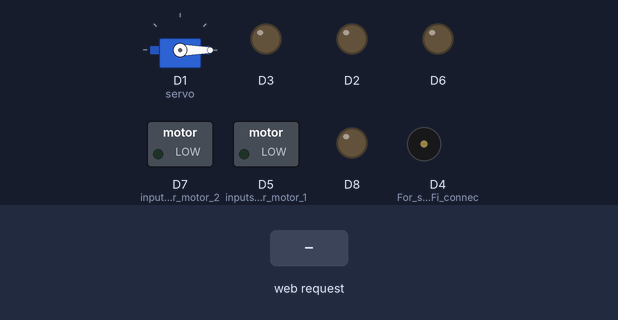
The sketch below on a simulated ESP8266 (NodeMCU). Shown: servo, switched loads named in the sketch (green lamp = pin HIGH), output pins drawn as LEDs (lit = HIGH), buzzer (waves = sounding). Inputs (shaded band) come from the test bench. WiFi joins after 1.5 s; servers stay silent unless stated; pins used as bus, display or sensor lines are not drawn; what the sketch prints to the serial monitor is not drawn.

Above: at 3.7 s.
3.8 s: HTTP request GET /Forward received
At 4.2 s:
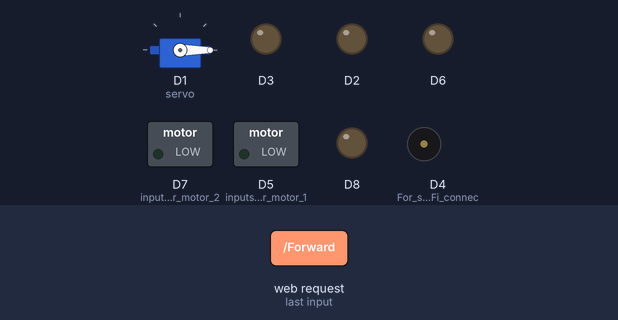
5.4 s: HTTP request GET /Backward received
At 6.7 s:
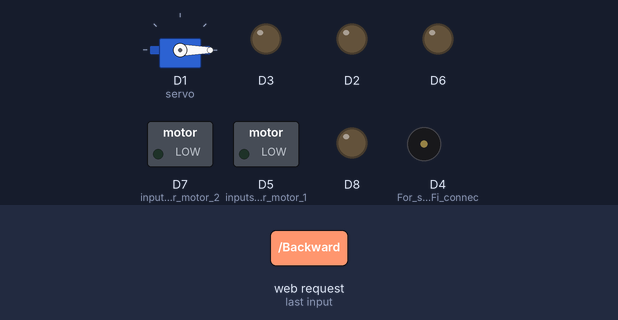
7.0 s: HTTP request GET /Left received
At 7.01 s:
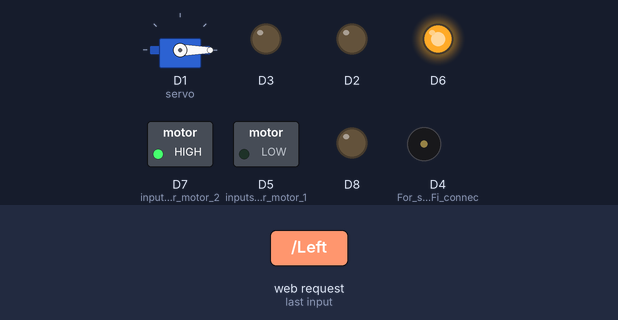
8.5 s: HTTP request GET /Right received
At 8.51 s:
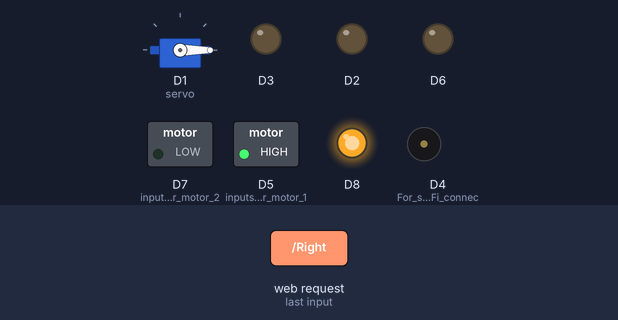
10.0 s: HTTP request GET /Buzz received
At 11.2 s:
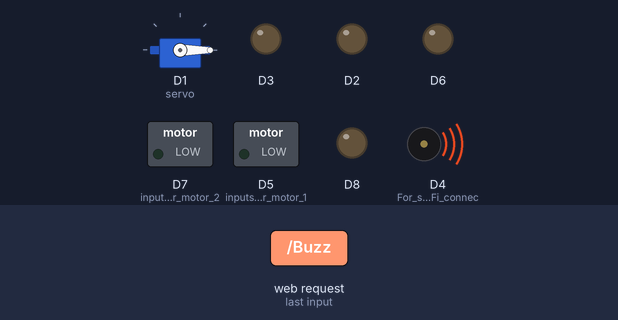
11.5 s: HTTP request GET /Forward received
At 12.5 s:
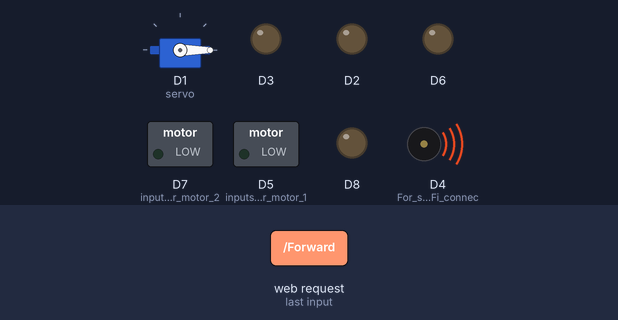
Timing chart, 0 to 14.1 s (numbered marks = the images above; inputs shaded):
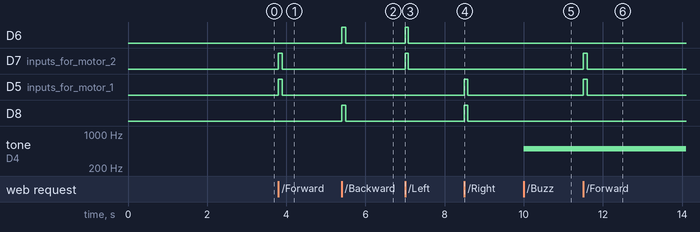

Measured:
- after the input at 3.8 s, D7 (inputs_for_motor_2), D5 (inputs_for_motor_1): LOW → HIGH at once, → LOW 0.10 s later
- after the input at 5.4 s, D6, D8: LOW → HIGH at once, → LOW 0.10 s later
- after the input at 7.0 s, D6, D7 (inputs_for_motor_2): LOW → HIGH at once, → LOW 0.08 s later
- after the input at 8.5 s, D5 (inputs_for_motor_1), D8: LOW → HIGH at once, → LOW 0.08 s later
- after the input at 10.0 s, tone on D4 (For_status_of_WiFi_connec): silent → 500 Hz at once
- after the input at 11.5 s, D7 (inputs_for_motor_2), D5 (inputs_for_motor_1): LOW → HIGH at once, → LOW 0.10 s later

The sketch:

sketch_oct7a.ino
```cpp
#include <ESP8266WiFi.h>
#include <WiFiClient.h>
#include <ESP8266WebServer.h>
#include <Servo.h>

Servo servo;

// Replace with your network credentials
const char* ssid = "Giga";
const char* password = "govnozalupa";
// const int RS = 4, EN = 0, d4 = 12 , d5 = 13, d6 = 15, d7 = 3;

// LiquidCrystal lcd(RS, EN, d4, d5, d6, d7);

ESP8266WebServer server(80);   //instantiate server at port 80 (http port)

String page = "<head><meta http-equiv=\"refresh\" content=\"0.5\" /></head>"; //For the Web Server
String page2="";  //For updating Status of motor 1
String page3="";  //For updating status of motor 2
String page4="";
int buzz = 0;
unsigned long prevMillis = 0;
void setup(void)
{
  // lcd.print("hello, world!");
  // lcd.setCursor(0, 1);
  // lcd.print("text3");
  //the HTML of the web page
  page = page + "<center><h1>Motor Control Web Server</h1><body><p><a href=\"Forward\"><button>Forward</button></a><p><a href=\"Backward\"><button>Backward</button></a></p><p><a href =\"Left\"><button>Left</button></a>&nbsp;<a href=\"Stop\"><button>Stop</button></a><a href=\"Right\"><button>Right</button></a></p></body></center>";
  pinMode(D2, OUTPUT);
  pinMode(D3, OUTPUT);
  pinMode(D4, OUTPUT);
  pinMode(D5, OUTPUT);   // inputs for motor 1
  pinMode(D6,OUTPUT);
  pinMode(D7,OUTPUT);    // inputs for motor 2
  pinMode(D8,OUTPUT);
  pinMode(LED_BUILTIN,OUTPUT);  // For status of WiFi connection
  delay(1000);
  Serial.begin(9600);
  WiFi.begin(ssid, password); //begin WiFi connection
  Serial.println("");

  // Wait for connection
  while (WiFi.status() != WL_CONNECTED) {
    delay(500);
    Serial.print(".");
  }
  digitalWrite(LED_BUILTIN,HIGH);     // when connected turns high
  Serial.println("");
  Serial.print("Connected to ");
  Serial.println(ssid);
  Serial.print("IP address: ");
  Serial.println(WiFi.localIP());   //provides IP address
  server.on("/", [](){
    server.send(200, "text/html", page+page2+page3+page4);
  });
  server.on("/Forward", Forward);
  server.on("/Backward", Backward);
  server.on("/Left", Left);
  server.on("/Right", Right);
  server.on("/Buzz", Buzz);
  // server.on("/BlinkLeftOn", BlinkLeftOn);
  // server.on("/BlinkLeftOff", BlinkLeftOff);
  // server.on("/BlinkRightOn", BlinkRightOn);
  // server.on("/BlinkRightOff", BlinkRightOff);
  server.on("/Turn", Turn);
  server.on("/Buzz", Buzz);

  server.on("/Stop",[](){                              // turns all the motor input pins low
   page2="<center><p> motor 1 Status : Off</p></center>";
   page3="<center><p> motor 2 Status : off</p></center>";
  server.send(200,"text/html",page+page2+page3+page4);
    digitalWrite(D5,LOW);
    digitalWrite(D6,LOW);
    digitalWrite(D7,LOW);
    digitalWrite(D8,LOW);
    delay(200);
  });
  server.begin();
  Serial.println("Web server started!");
  // lcd.begin(16, 2);
  servo.attach(D1);
  servo.write(0);
}
void loop(void)
{
    server.handleClient();

    // if (buzz == 1){
    //   unsigned long currentMillis = millis();
    //   if (currentMillis - prevMillis > 500) {
    //     noTone(D4);
    //     buzz = 0;
    //   }
    // }

}

  void Turn()
  {
    servo.write(server.arg(0).toInt());
    server.send(200,"text/html", page+page2+page3+page4);

  }


  void BlinkLeftOn()
  {
    digitalWrite(D3,HIGH);
    server.send(200,"text/html", page+page2+page3+page4);

  }
  void BlinkLeftOff()
  {
    digitalWrite(D3,LOW);
    server.send(200,"text/html", page+page2+page3+page4);

  }

  void BlinkRightOn()
  {
    digitalWrite(D2,HIGH);
    server.send(200,"text/html", page+page2+page3+page4);

  }
  void BlinkRightOff()
  {
    digitalWrite(D2,LOW);
    server.send(200,"text/html", page+page2+page3+page4);

  }

  void Stop()
  {
    digitalWrite(D5,LOW);
    digitalWrite(D6,LOW);
    digitalWrite(D7,LOW);
    digitalWrite(D8,LOW);
    server.send(200,"text/html", page+page2+page3+page4);

  }

 void Forward()
 {
    digitalWrite(D5,HIGH);
    digitalWrite(D6,LOW);
    digitalWrite(D7,HIGH);
    digitalWrite(D8,LOW);
    page2="<center><p> motor 1 Status : Forward </p></center>";
    page4="<center><p>Moving forward by " + server.arg(0) + " </p></center>";
    server.send(200,"text/html", page+page2+page3+page4);
    delay(100);
    Stop();
  }

  void Buzz()
  {
      prevMillis = millis();
      buzz = 1;
      tone(D4, 500);
  }

  void Left()
  {
    page3="<center><p> motor 2 Status : Left</p></center>";
        page4="<center><p>Moving left by " + server.arg(0) + " </p></center>";
    server.send(200,"text/html",page+page2+page3+page4);
    digitalWrite(D7,HIGH);
    digitalWrite(D8,LOW);
    digitalWrite(D6,HIGH);
    digitalWrite(D5,LOW);
    delay(80);
    Stop();
  }
  void Right()
   {
    page3="<center><p> motor 2 Status : Right</p></center>";
        page4="<center><p>Moving right by " + server.arg(0) + " </p></center>";
    server.send(200,"text/html",page+page2+page3+page4);
    digitalWrite(D8,HIGH);
    digitalWrite(D7,LOW);
    digitalWrite(D5,HIGH);
    digitalWrite(D6,LOW);
    delay(80);
    Stop();
  }
   void Backward()
  {
    page2="<center><p> motor 1 Status : Backward</p></center>";
        page4="<center><p>Moving backward by " + server.arg(0) + " </p></center>";
    server.send(200, "text/html", page+page2+page3+page4);
    digitalWrite(D6, HIGH);
    digitalWrite(D5,LOW);
    digitalWrite(D8, HIGH);
    digitalWrite(D7,LOW);
    // lcd.setCursor(0, 1);
    //   // lcd.print(server.arg(0));
    //   // lcd.print(server.arg(0).c_str());
    // lcd.clear();
    // lcd.print(server.arg(0));
    delay(100);
    Stop();
  }

  // void Name()
  // {

  //     lcd.setCursor(0, 1);
  //     // lcd.print(server.arg(0));
  //     // lcd.print(server.arg(0).c_str());
  //     lcd.clear();
  //     lcd.print(server.arg(0));
  //     Serial.print(server.arg(0));

  //     server.send(200, "text/plain", "eee");
  // }
```
